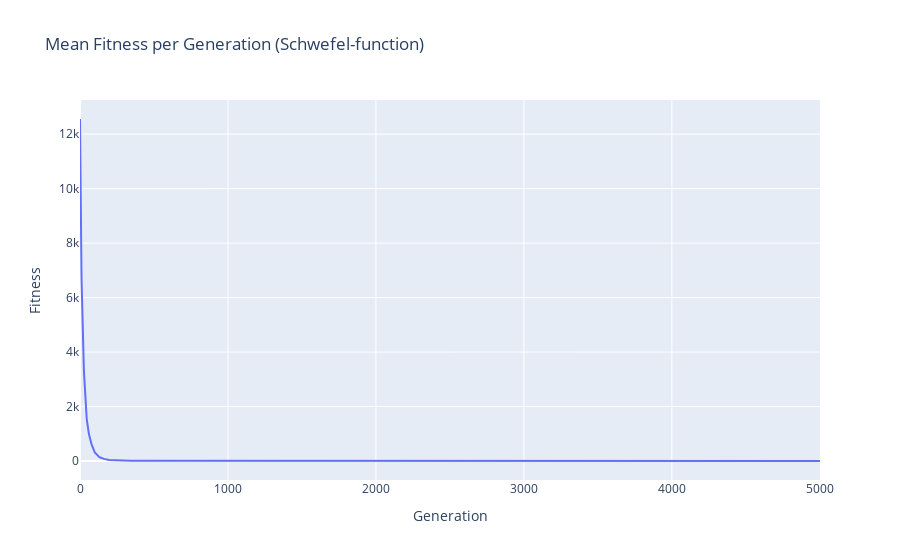

Notebook cell for this chart:
### Code cell
title = f'Mean Fitness per Generation ({params_2["function"]}-{params_2["cost_function_type"]})'

exp_mean_fitness_per_generation(output_data_2, title)

### Figure 1 — Plotly figure (JSON) as saved in the notebook; plotly's stock layout.template omitted (floating-point values rounded to 4 significant figures; data arrays with more than 128 entries replaced by an {"elided": "..."} marker saying what was removed)
{"data": [{"mode": "lines", "type": "scatter", "x": {"elided": "5002 int values"}, "y": {"elided": "5002 float values"}}], "layout": {"title": {"text": "Mean Fitness per Generation (Schwefel-function)"}, "xaxis": {"title": {"text": "Generation"}}, "yaxis": {"title": {"text": "Fitness"}}}}
